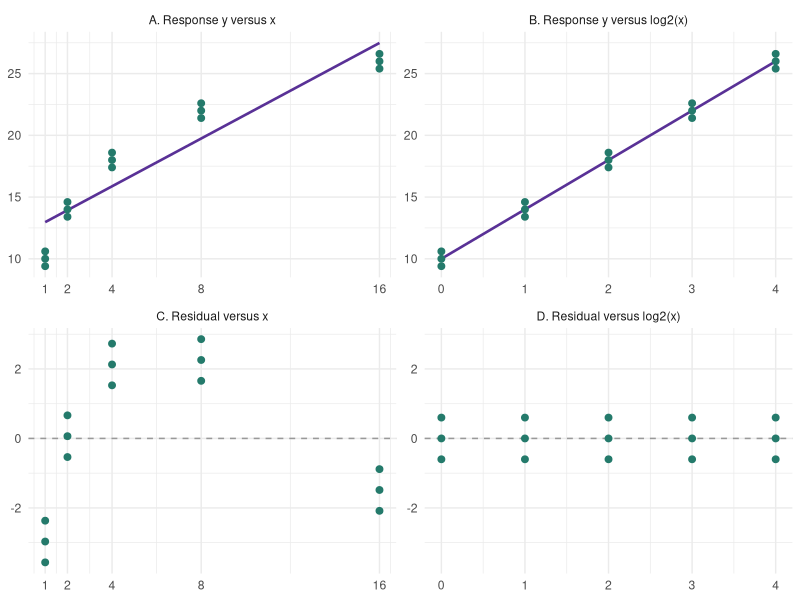
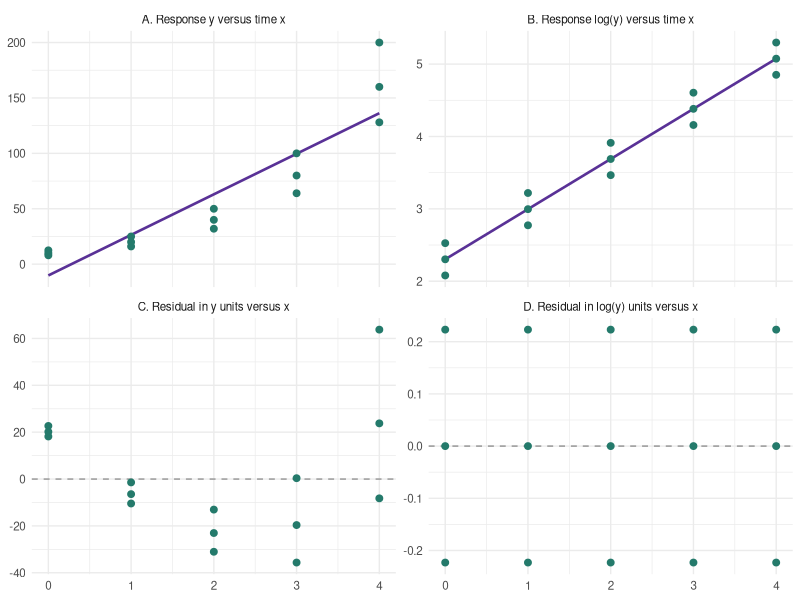
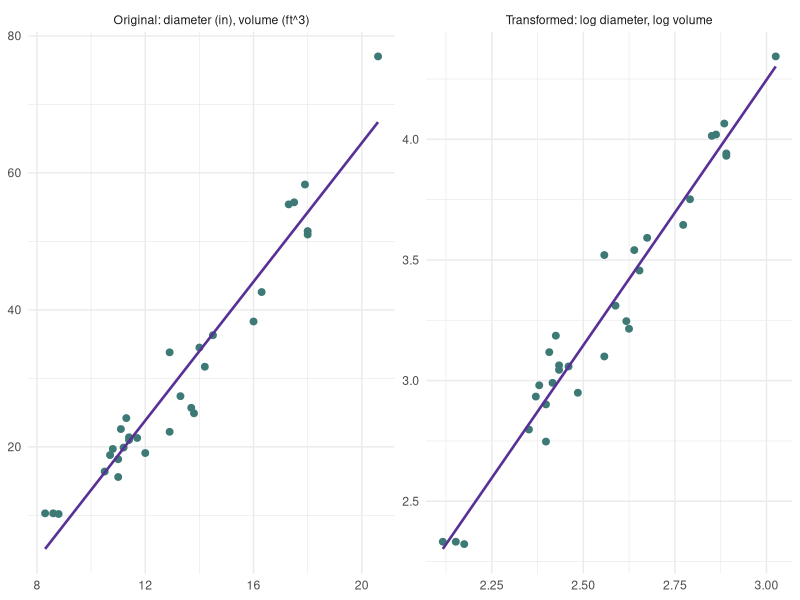
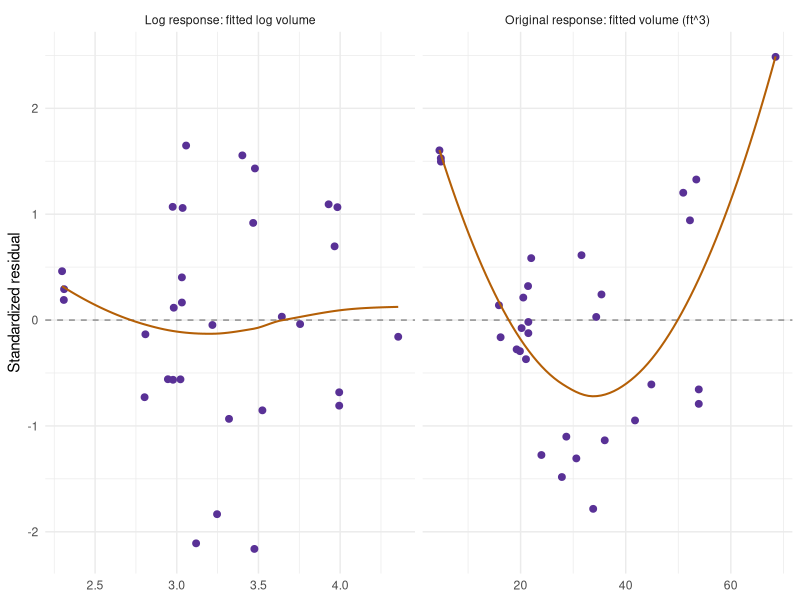
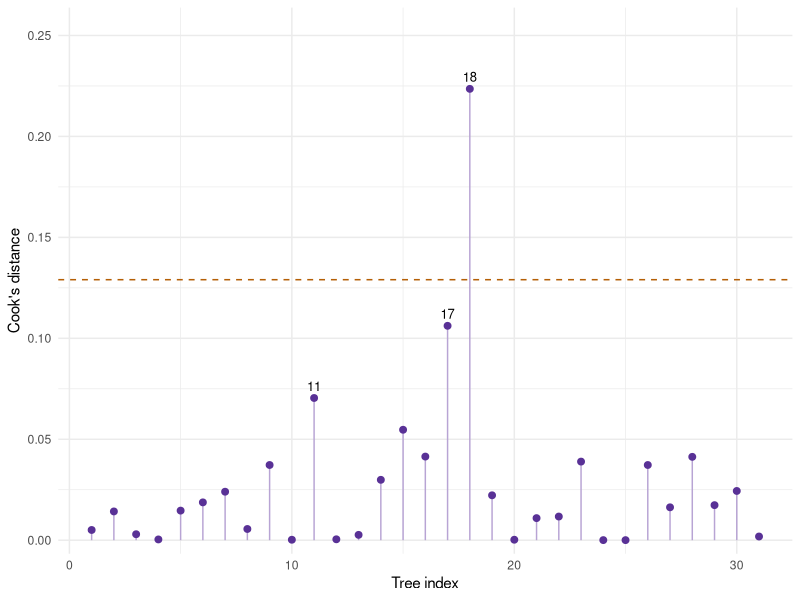
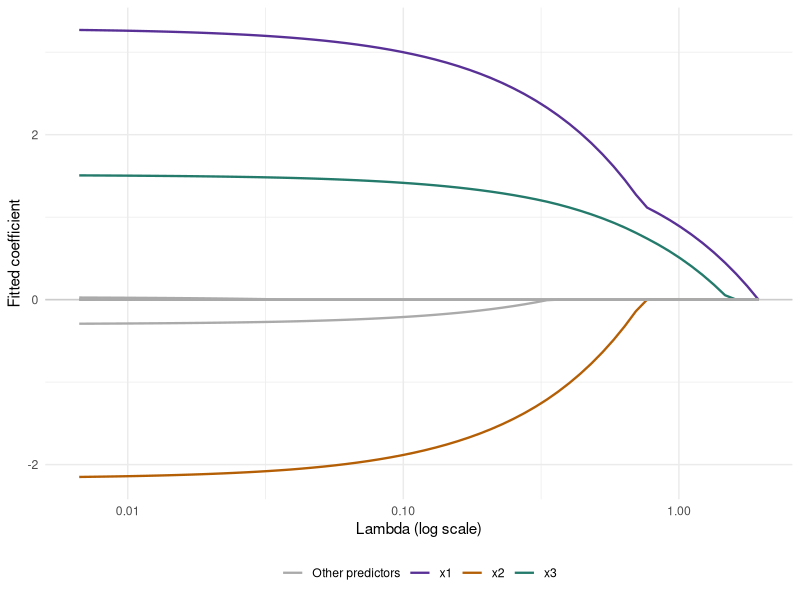
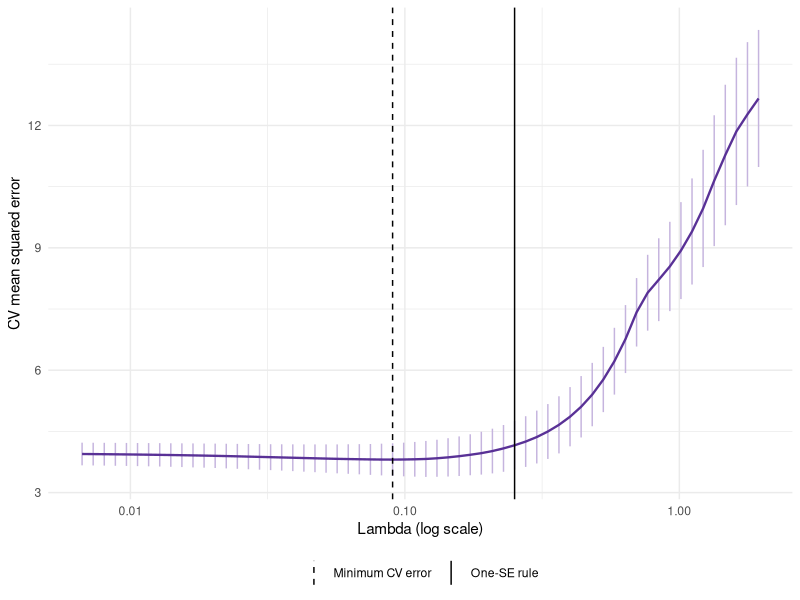

Recreate these plots in R, in order.
## ---- chunk 1
#| label: ch7-transform-x-data
library(ggplot2)
ch7_curve <- data.frame(x = rep(c(1, 2, 4, 8, 16), each = 3))
ch7_curve$y <- 10 + 4 * log2(ch7_curve$x) + rep(c(-0.6, 0, 0.6), 5)
ch7_curve_raw <- lm(y ~ x, data = ch7_curve)
ch7_curve_logx <- lm(y ~ log2(x), data = ch7_curve)
## ---- chunk 2
#| label: fig-ch7-transform-x
#| echo: false
#| fig-pos: "H"
#| fig-width: 7
#| fig-height: 4.8
#| fig-cap: "The same 15 observations before and after transforming x. Top: data and fitted lines. Bottom: residuals in the same response units, with matching vertical limits. The curved residual pattern disappears after using log2(x); the response units stay unchanged."
#| fig-alt: "Four panels show y and residuals against x on the left and against log2(x) on the right. The original line misses a concave pattern, while the transformed predictor gives a straight relationship with residuals minus 0.6, zero, and 0.6 at every input level."
ch7_curve_panels <- c("A. Response y versus x", "B. Response y versus log2(x)",
  "C. Residual versus x", "D. Residual versus log2(x)")
ch7_curve_points <- rbind(
  data.frame(u = ch7_curve$x, v = ch7_curve$y, Panel = ch7_curve_panels[1]),
  data.frame(u = log2(ch7_curve$x), v = ch7_curve$y, Panel = ch7_curve_panels[2]),
  data.frame(u = ch7_curve$x, v = resid(ch7_curve_raw), Panel = ch7_curve_panels[3]),
  data.frame(u = log2(ch7_curve$x), v = resid(ch7_curve_logx), Panel = ch7_curve_panels[4]))
ch7_curve_grid <- data.frame(x = seq(1, 16, length.out = 150))
ch7_curve_lines <- rbind(
  data.frame(u = ch7_curve_grid$x, v = predict(ch7_curve_raw, ch7_curve_grid),
    Panel = ch7_curve_panels[1]),
  data.frame(u = log2(ch7_curve_grid$x), v = predict(ch7_curve_logx, ch7_curve_grid),
    Panel = ch7_curve_panels[2]))
ch7_curve_points$Panel <- factor(ch7_curve_points$Panel, levels = ch7_curve_panels)
ch7_curve_lines$Panel <- factor(ch7_curve_lines$Panel, levels = ch7_curve_panels)
# Match the vertical limits within each row so residual sizes are comparable.
ch7_curve_bounds <- data.frame(
  Panel = rep(ch7_curve_panels, each = 2), u = c(1, 16, 0, 4, 1, 16, 0, 4),
  v = c(rep(range(c(ch7_curve$y, ch7_curve_lines$v)), 2),
    rep(range(c(resid(ch7_curve_raw), resid(ch7_curve_logx))), 2)))
ggplot(ch7_curve_points, aes(u, v)) +
  geom_blank(data = ch7_curve_bounds) +
  geom_hline(data = data.frame(Panel = ch7_curve_panels[3:4]),
    aes(yintercept = 0), colour = "grey60", linetype = "dashed") +
  geom_line(data = ch7_curve_lines, colour = "#593196", linewidth = 0.9) +
  geom_point(colour = "#247A6B", size = 2) +
  facet_wrap(~ Panel, scales = "free", ncol = 2) +
  scale_x_continuous(breaks = function(limits)
    if (max(limits) > 8) c(1, 2, 4, 8, 16) else 0:4) +
  labs(x = NULL, y = NULL) + theme_minimal(base_size = 11)
## ---- chunk 3
#| label: ch7-transform-x-table
#| echo: false
ch7_curve_levels <- data.frame(x = c(1, 2, 4, 8, 16))
knitr::kable(data.frame(
  x = ch7_curve_levels$x,
  Responses = vapply(split(ch7_curve$y, factor(ch7_curve$x,
    levels = ch7_curve_levels$x)), function(v) paste(v, collapse = ", "), character(1)),
  `Mean response` = as.numeric(tapply(ch7_curve$y,
    factor(ch7_curve$x, levels = ch7_curve_levels$x), mean)),
  `Fitted: x` = predict(ch7_curve_raw, ch7_curve_levels),
  `Fitted: log2(x)` = predict(ch7_curve_logx, ch7_curve_levels),
  check.names = FALSE), digits = 2, align = "c", row.names = FALSE)
## ---- chunk 4
#| label: ch7-transform-y-data
ch7_growth <- data.frame(x = rep(0:4, each = 3))
ch7_growth$y <- 10 * 2^ch7_growth$x * rep(c(0.8, 1, 1.25), 5)
ch7_growth_raw <- lm(y ~ x, data = ch7_growth)
ch7_growth_logy <- lm(log(y) ~ x, data = ch7_growth)
## ---- chunk 5
#| label: fig-ch7-transform-y
#| echo: false
#| fig-pos: "H"
#| fig-width: 7
#| fig-height: 4.8
#| fig-cap: "The same 15 positive responses on original and natural-log scales. On the original scale, the center curves upward and the within-time spread grows. On the log scale, a straight line describes the center and the residual spread is constant in this constructed example. Residual magnitudes across the two scales have different units."
#| fig-alt: "Four panels show y and original-scale residuals against time on the left, and log y and log-scale residuals against time on the right. Original observations range from 8 to 12.5 at time zero and from 128 to 200 at time four. Log residuals are approximately minus 0.223, zero, and 0.223 at every time."
ch7_growth_panels <- c("A. Response y versus time x", "B. Response log(y) versus time x",
  "C. Residual in y units versus x", "D. Residual in log(y) units versus x")
ch7_growth_points <- rbind(
  data.frame(x = ch7_growth$x, v = ch7_growth$y, Panel = ch7_growth_panels[1]),
  data.frame(x = ch7_growth$x, v = log(ch7_growth$y), Panel = ch7_growth_panels[2]),
  data.frame(x = ch7_growth$x, v = resid(ch7_growth_raw), Panel = ch7_growth_panels[3]),
  data.frame(x = ch7_growth$x, v = resid(ch7_growth_logy), Panel = ch7_growth_panels[4]))
ch7_growth_grid <- data.frame(x = seq(0, 4, length.out = 100))
ch7_growth_lines <- rbind(
  data.frame(x = ch7_growth_grid$x, v = predict(ch7_growth_raw, ch7_growth_grid),
    Panel = ch7_growth_panels[1]),
  data.frame(x = ch7_growth_grid$x, v = predict(ch7_growth_logy, ch7_growth_grid),
    Panel = ch7_growth_panels[2]))
ch7_growth_points$Panel <- factor(ch7_growth_points$Panel, levels = ch7_growth_panels)
ch7_growth_lines$Panel <- factor(ch7_growth_lines$Panel, levels = ch7_growth_panels)
ggplot(ch7_growth_points, aes(x, v)) +
  geom_hline(data = data.frame(Panel = ch7_growth_panels[3:4]),
    aes(yintercept = 0), colour = "grey60", linetype = "dashed") +
  geom_line(data = ch7_growth_lines, colour = "#593196", linewidth = 0.9) +
  geom_point(colour = "#247A6B", size = 2) +
  facet_wrap(~ Panel, scales = "free_y", ncol = 2) +
  scale_x_continuous(breaks = 0:4) + labs(x = NULL, y = NULL) +
  theme_minimal(base_size = 10.5)
## ---- chunk 6
#| label: ch7-transform-y-table
#| echo: false
ch7_growth_groups <- split(ch7_growth$y, ch7_growth$x)
knitr::kable(data.frame(
  x = 0:4,
  Responses = vapply(ch7_growth_groups, function(v)
    paste(v, collapse = ", "), character(1)),
  `Mean response` = vapply(ch7_growth_groups, mean, numeric(1)),
  `SD of y` = vapply(ch7_growth_groups, sd, numeric(1)),
  `SD of log(y)` = vapply(ch7_growth_groups, function(v) sd(log(v)), numeric(1)),
  check.names = FALSE), digits = c(0, 0, 2, 2, 3), align = "c", row.names = FALSE)
## ---- chunk 7
#| label: ch7-tree-models
library(ggplot2)
ch7_trees <- transform(datasets::trees, Diameter = Girth)
ch7_raw <- lm(Volume ~ Diameter + Height, data = ch7_trees)
ch7_log <- lm(log(Volume) ~ log(Diameter) + log(Height), data = ch7_trees)
knitr::kable(data.frame(Term = names(coef(ch7_log)),
  Estimate = unname(coef(ch7_log))), digits = 3, row.names = FALSE)
## ---- chunk 8
#| label: fig-ch7-tree-scales
#| echo: false
#| fig-pos: "H"
#| fig-width: 7
#| fig-height: 3.3
#| fig-cap: "The same 31 trees on two scales, each with a simple least-squares line using diameter alone. The log-log view motivates a power relationship; the fitted multiple regression above also adjusts for height. This plot does not establish that the transformed model is adequate."
#| fig-alt: "Side-by-side plots show volume versus diameter on the original scale and log volume versus log diameter. A purple straight line is fitted separately in each panel."
ch7_scale <- rbind(
  data.frame(x = ch7_trees$Diameter, y = ch7_trees$Volume,
    Scale = "Original: diameter (in), volume (ft^3)"),
  data.frame(x = log(ch7_trees$Diameter), y = log(ch7_trees$Volume),
    Scale = "Transformed: log diameter, log volume"))
ggplot(ch7_scale, aes(x, y)) +
  geom_point(colour = "#3D7975", size = 2) +
  geom_smooth(method = "lm", formula = y ~ x, se = FALSE,
    colour = "#593196", linewidth = 0.9) +
  facet_wrap(~ Scale, scales = "free", nrow = 1) +
  labs(x = NULL, y = NULL) + theme_minimal(base_size = 11)
## ---- chunk 9
#| label: fig-ch7-tree-residuals
#| echo: false
#| fig-pos: "H"
#| fig-width: 7
#| fig-height: 3.3
#| fig-cap: "Standardized residuals from the additive original-scale model and the log-log model, both using diameter and height. The smooth orange line helps reveal remaining mean structure. Inspect each pattern; their fitted-value scales differ, so raw SSE or R-squared values across response scales would not be a fair comparison."
#| fig-alt: "Two panels compare standardized residuals versus fitted values for the original and log-response tree models, with zero reference lines and smooth trend lines."
ch7_res <- rbind(
  data.frame(Fitted = fitted(ch7_raw), Residual = rstandard(ch7_raw),
    Model = "Original response: fitted volume (ft^3)"),
  data.frame(Fitted = fitted(ch7_log), Residual = rstandard(ch7_log),
    Model = "Log response: fitted log volume"))
ggplot(ch7_res, aes(Fitted, Residual)) +
  geom_hline(yintercept = 0, linetype = "dashed", colour = "grey55") +
  geom_point(colour = "#593196", size = 2) +
  geom_smooth(method = "loess", formula = y ~ x, span = 1,
    se = FALSE, colour = "#B45F06", linewidth = 0.7) +
  facet_wrap(~ Model, scales = "free_x", nrow = 1) +
  labs(x = NULL, y = "Standardized residual") + theme_minimal(base_size = 11)
## ---- chunk 10
#| label: ch7-back-transform
ch7_newtree <- data.frame(Diameter = 15, Height = 80)
ch7_eta <- as.numeric(predict(ch7_log, newdata = ch7_newtree))
knitr::kable(data.frame(
  `Median volume` = exp(ch7_eta),
  `Mean volume, lognormal correction` = exp(ch7_eta + sigma(ch7_log)^2 / 2),
  check.names = FALSE), digits = 2,
  caption = "Predicted cubic feet for diameter 15 inches and height 80 feet.")
## ---- chunk 11
#| label: ch7-tree-influence
ch7_diag <- data.frame(Tree = seq_len(nrow(ch7_trees)),
  Studentized = rstudent(ch7_log), Leverage = hatvalues(ch7_log),
  Cook = cooks.distance(ch7_log))
ch7_top <- head(order(ch7_diag$Cook, decreasing = TRUE), 3)
## ---- chunk 12
#| label: fig-ch7-tree-cook
#| echo: false
#| fig-pos: "H"
#| fig-width: 6.5
#| fig-height: 2.2
#| fig-cap: "Cook's distances for the log-volume model. Labels mark the three largest values; the dashed 4/n line is only a screening guide. Tree 18 deserves a sensitivity check, not automatic deletion."
#| fig-alt: "A stem plot of Cook's distance by tree index. Tree 18 is highest at about 0.224, above a dashed 4/31 screening line; trees 17 and 11 are also labeled."
ggplot(ch7_diag, aes(Tree, Cook)) +
  geom_hline(yintercept = 4 / nrow(ch7_diag), linetype = "dashed",
    colour = "#B45F06") +
  geom_segment(aes(xend = Tree, y = 0, yend = Cook), colour = "#B8A4D4") +
  geom_point(colour = "#593196", size = 2) +
  geom_text(data = ch7_diag[ch7_top, ], aes(label = Tree),
    vjust = -0.7, size = 3.3) +
  scale_y_continuous(expand = expansion(mult = c(0.03, 0.18))) +
  labs(x = "Tree index", y = "Cook's distance") + theme_minimal(base_size = 11)
## ---- chunk 13
#| label: ch7-tree-influence-table
#| echo: false
knitr::kable(ch7_diag[ch7_top, ], digits = 3, row.names = FALSE)
## ---- chunk 14
#| label: ch7-tree-sensitivity
ch7_flag <- which.max(ch7_diag$Cook)
ch7_log_without <- update(ch7_log, data = ch7_trees[-ch7_flag, ])
knitr::kable(data.frame(Term = names(coef(ch7_log)),
  All_trees = unname(coef(ch7_log)),
  Omit_flagged_tree = unname(coef(ch7_log_without))),
  digits = 3, row.names = FALSE,
  col.names = c("Term", "All trees", "Omit flagged tree"))
## ---- chunk 15
#| label: ch7-selection-data
set.seed(8561)
ch7_n <- 160
ch7_X <- matrix(rnorm(ch7_n * 8), nrow = ch7_n)
ch7_X[, 2] <- 0.7 * ch7_X[, 1] + sqrt(1 - 0.7^2) * ch7_X[, 2]
colnames(ch7_X) <- paste0("x", 1:8)
ch7_dat <- data.frame(y = 5 + 3 * ch7_X[, 1] - 2 * ch7_X[, 2] +
  1.5 * ch7_X[, 3] + rnorm(ch7_n, sd = 2), ch7_X)
ch7_id <- sample(seq_len(ch7_n), 120)
ch7_train <- ch7_dat[ch7_id, ]
ch7_test <- ch7_dat[-ch7_id, ]
ch7_folds <- sample(rep(1:5, length.out = nrow(ch7_train)))
## ---- chunk 16
#| label: ch7-first-forward-step
ch7_null <- lm(y ~ 1, data = ch7_train, na.action = na.fail)
ch7_full <- lm(y ~ ., data = ch7_train, na.action = na.fail)
ch7_one_term <- lapply(paste0("x", 1:8), function(term)
  lm(reformulate(term, response = "y"), data = ch7_train, na.action = na.fail))
ch7_first_scores <- data.frame(
  Model = c("Intercept only", paste("Add", paste0("x", 1:8))),
  AIC = c(AIC(ch7_null), vapply(ch7_one_term, AIC, numeric(1))))
ch7_first_scores$Change <- ch7_first_scores$AIC - AIC(ch7_null)
ch7_best_additions <- order(ch7_first_scores$AIC[-1]) + 1
knitr::kable(ch7_first_scores[c(1, head(ch7_best_additions, 3)), ],
  digits = 2, row.names = FALSE, align = "c",
  col.names = c("Candidate model", "AIC", "Change from starting AIC"))
## ---- chunk 17
#| label: ch7-subset-search
ch7_scope <- list(lower = formula(ch7_null), upper = formula(ch7_full))
ch7_forward <- step(ch7_null, scope = ch7_scope,
  direction = "forward", trace = 0)
ch7_backward <- step(ch7_full, scope = ch7_scope,
  direction = "backward", trace = 0)
ch7_both <- step(ch7_null, scope = ch7_scope,
  direction = "both", trace = 0)
ch7_searches <- list(Forward = ch7_forward, Backward = ch7_backward,
  Stepwise = ch7_both)
knitr::kable(data.frame(
  Search = names(ch7_searches),
  Selected = vapply(ch7_searches, function(m)
    paste(attr(terms(m), "term.labels"), collapse = ", "), character(1)),
  AIC = vapply(ch7_searches, AIC, numeric(1))), digits = 2, row.names = FALSE)
## ---- chunk 18
#| label: ch7-penalty-cv
library(glmnet)
ch7_xtrain <- as.matrix(ch7_train[paste0("x", 1:8)])
ch7_xtest <- as.matrix(ch7_test[paste0("x", 1:8)])
ch7_ridge <- cv.glmnet(ch7_xtrain, ch7_train$y,
  alpha = 0, foldid = ch7_folds, standardize = TRUE, type.measure = "mse")
ch7_lasso <- cv.glmnet(ch7_xtrain, ch7_train$y,
  alpha = 1, foldid = ch7_folds, standardize = TRUE, type.measure = "mse")
## ---- chunk 19
#| label: fig-ch7-lasso-path
#| echo: false
#| fig-pos: "H"
#| fig-width: 7
#| fig-height: 3.5
#| fig-cap: "Lasso coefficient paths from the sensor training data. Larger penalties move slopes toward zero. The three true signal predictors are colored; the other five are gray. A path displays fitted coefficients, not confidence intervals."
#| fig-alt: "Lasso coefficient paths against lambda on a log scale; x1, x2, and x3 are colored and the other five predictors are gray. More paths become zero at larger penalties."
ch7_b <- as.matrix(ch7_lasso$glmnet.fit$beta)
ch7_path <- data.frame(Lambda = rep(ch7_lasso$lambda, each = nrow(ch7_b)),
  Coefficient = as.vector(ch7_b),
  Predictor = rep(rownames(ch7_b), times = ncol(ch7_b)))
ch7_path$Label <- ifelse(ch7_path$Predictor %in% c("x1", "x2", "x3"),
  ch7_path$Predictor, "Other predictors")
ggplot(ch7_path, aes(Lambda, Coefficient, group = Predictor, colour = Label)) +
  geom_hline(yintercept = 0, colour = "grey80") +
  geom_line(linewidth = 0.8) + scale_x_log10() +
  scale_colour_manual(values = c(x1 = "#593196", x2 = "#B45F06",
    x3 = "#247A6B", `Other predictors` = "#AAAAAA")) +
  labs(x = "Lambda (log scale)", y = "Fitted coefficient", colour = NULL) +
  theme_minimal(base_size = 11) + theme(legend.position = "bottom")
## ---- chunk 20
#| label: fig-ch7-lasso-cv
#| echo: false
#| fig-pos: "H"
#| fig-width: 6.5
#| fig-height: 3.3
#| fig-cap: "Five-fold CV within the sensor training set. Bars show plus or minus one estimated CV standard error, not confidence intervals for individual responses. Dashed: minimum-error lambda. Solid: the more regularized one-SE choice used below."
#| fig-alt: "Cross-validation mean squared error for lasso versus lambda, with standard-error bars and vertical lines for lambda.min and lambda.1se."
ch7_cvplot <- data.frame(Lambda = ch7_lasso$lambda, MSE = ch7_lasso$cvm,
  SE = ch7_lasso$cvsd)
ch7_cvlines <- data.frame(Lambda = c(ch7_lasso$lambda.min, ch7_lasso$lambda.1se),
  Rule = c("Minimum CV error", "One-SE rule"))
ggplot(ch7_cvplot, aes(Lambda, MSE)) +
  geom_errorbar(aes(ymin = pmax(0, MSE - SE), ymax = MSE + SE),
    colour = "#C5B4DE", width = 0) +
  geom_line(colour = "#593196", linewidth = 0.8) +
  geom_vline(data = ch7_cvlines, aes(xintercept = Lambda, linetype = Rule)) +
  scale_linetype_manual(values = c(`Minimum CV error` = "dashed", `One-SE rule` = "solid")) +
  scale_x_log10() + labs(x = "Lambda (log scale)", y = "CV mean squared error",
    linetype = NULL) + theme_minimal(base_size = 11) +
  theme(legend.position = "bottom")
## ---- chunk 21
#| label: ch7-final-evaluation
ch7_predictions <- cbind(
  Baseline = rep(mean(ch7_train$y), nrow(ch7_test)),
  Full_OLS = predict(ch7_full, newdata = ch7_test),
  Forward = predict(ch7_forward, newdata = ch7_test),
  Backward = predict(ch7_backward, newdata = ch7_test),
  Stepwise = predict(ch7_both, newdata = ch7_test),
  Ridge = as.numeric(predict(ch7_ridge, newx = ch7_xtest, s = "lambda.1se")),
  Lasso = as.numeric(predict(ch7_lasso, newx = ch7_xtest, s = "lambda.1se")))
knitr::kable(data.frame(Method = colnames(ch7_predictions),
  Test_RMSE = sqrt(colMeans((ch7_predictions - ch7_test$y)^2))),
  digits = 3, row.names = FALSE)
ch7_lasso_coef <- as.matrix(coef(ch7_lasso, s = "lambda.1se"))[-1, 1]
knitr::kable(data.frame(Predictor = names(ch7_lasso_coef),
  Lasso_coefficient = unname(ch7_lasso_coef)), digits = 3, row.names = FALSE)
